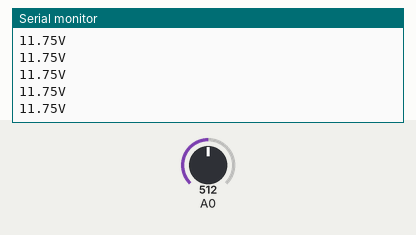
A sketch run on a simulated Arduino Uno, built with avr-gcc and run on an emulated ATmega328P. Shown: the last lines printed to the serial monitor. Inputs (shaded band) come from the test bench; at power-on: A0 = 512.

Above: at 3.2 s.
3.3 s: A0 set to 716
At 3.62 s:
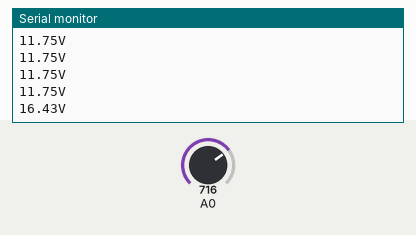
4.8 s: A0 set to 900
At 4.83 s:
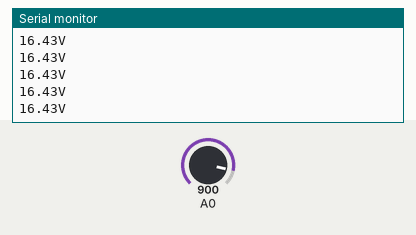
Timing chart, 0 to 7.8 s (numbered marks = the images above; inputs shaded):
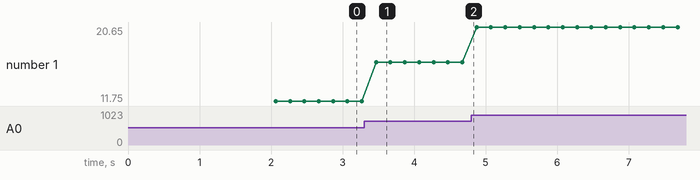

Measured:
- after the input at 3.3 s, the serial monitor: prints a new line after 0.17 s (image 1)
- plotted number 1: 11.75 → 16.43 after the input at 3.3 s, 16.43 → 20.65 after the input at 4.8 s

The sketch:

MyLifeIsPatate.ino
```cpp
/** Code par MrMOI54 */
float vPow = 4.7;
 float r1 = 30000;
 float r2 = 7500;

 void setup() {


   Serial.begin(9600);
   Serial.println("--------------------");
   Serial.println("WWW.MRMOI54.COM/TUTO");
   Serial.println("--------------------");
   Serial.println("DC VOLTMETRE");
   Serial.print("Tension Maximum: ");
   Serial.print((int)(vPow / (r2 / (r1 + r2))));
   Serial.println("V");
   Serial.println("--------------------");
   Serial.println("");

   delay(2000);

 }

 void loop() {
   float v = (analogRead(0) * vPow) / 1024.0;
   float v2 = v / (r2 / (r1 + r2));

   Serial.print(v2);
   Serial.println("V");
   delay(200);
 }
```
